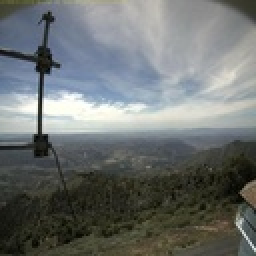
%> input picture Matlab XCSLBP Test/Sample2/bh-w-mobo-c__2019-06-10T13;24;16.jpg, 128 x 128 px, shrunk from 416 x 416 before the run (shown 2 times larger); its folder holds only this picture in this run
$ octave XCSLBP_test1.m   (GNU Octave 9; MATLAB toolbox functions it lacks are replaced by stand-ins)
%> lines starting %> are read from the running program, lines starting %| are printed output that depends on the picture
### Matlab XCSLBP Test/XCSLBP.m
function XCSLBP= XCSLBP(VolData, FxRadius, FyRadius, NeighborPoints, BorderLength)

%  This function is to compute the XCSLBP features
%  Reference:
%  Caroline Silva, Thierry Bouwmans, Carl Fr?licot, "An eXtended Center-Symmetric Local Binary Pattern
%  for Background Modeling and Subtraction in Videos," International
%  Conference on Computer Vision Theory and Applications (VISAPP),
%  March 2015, 1-8.
%
%  Copyright 2014 by Caroline Pacheco do E.Silva
%  If you have any problem, please feel free to contact Caroline Pacheco do E.Silva.
%  lolyne.pacheco@gmail.com
%% %%%%%%%%%%%%%%%%%%%%%%%%%%%%%%%%%%%%%%%%%%%%%%%%%%%%%%%%%%%%%%%%%%%%%%%%
%  Function: Running this funciton each time to compute the LBP-TOP distribution of one video sequence.
%
%  Inputs:
%
%  "VolData" keeps the grey level of all the pixels in sequences with [height][width][Length];
%       please note, all the images in one sequnces should have same size (height and weight).
%       But they don't have to be same for different sequences.
%
%  "FxRadius", "FyRadius" and "TInterval" are the radii parameter along X, Y and T axis; They can be 1, 2, 3 and 4. "1" and "3" are recommended.
%  Pay attention to "TInterval". "TInterval * 2 + 1" should be smaller than the length of the input sequence "Length". For example, if one sequence includes seven frames, and you set TInterval to three, only the pixels in the frame 4 would be considered as central pixel and computed to get the LBP-TOP feature.
%
%
%  "NeighborPoints" is the number of the neighboring points
%      in XY plane, XT plane and YT plane; They can be 4, 8, 16 and 24. "8"
%      is a good option. For example, NeighborPoints = [8 8 8];
%
%  Output:
%
%  "Histogram": keeps LBP-TOP distribution of all the pixels in the current frame with [3][dim];
%      here, "3" deote the three planes of LBP-TOP, i.e., XY, XZ and YZ planes.
%      Each value of Histogram[i][j] is between [0,1]

%%
[height, width] = size(VolData);

XYNeighborPoints = NeighborPoints(1);

%%
if XYNeighborPoints<=8
  outClass='uint8';
elseif XYNeighborPoints>8 && XYNeighborPoints<=16
   outClass='uint16';
elseif XYNeighborPoints>16 && XYNeighborPoints<=32
   outClass='uint32';
elseif XYNeighborPoints>32 && XYNeighborPoints<=64
   outClass='uint64';
else
   outClass='double';
end

%%
    % normal code
    nDim = 2^(NeighborPoints(1)/2);
    Histogram = zeros(1, nDim);

XCSLBP =zeros([height width], outClass);

        for yc = BorderLength + 1 : height - BorderLength

            for xc = BorderLength + 1 : width - BorderLength

                CenterVal = VolData(yc, xc);
                %% In XY plane
                BasicLBP = 0;
                FeaBin = 0;
                contXY = 1;
                vXYneighbor = zeros(1,8);
              % filtDimsR = [3, 3];

                % stores the neighbors in a vector
                for p = 0 : XYNeighborPoints - 1
                     X = floor(xc + FxRadius * cos((2 * pi * p) / XYNeighborPoints) + 0.5);
                     Y = floor(yc - FyRadius * sin((2 * pi * p) / XYNeighborPoints) + 0.5);
                     vXYneighbor(1, contXY) = VolData(Y, X);
                     contXY = contXY + 1;
                end

                % loop to calculate CS-LDP
                for kXY = 1: 4

                    if kXY == 1
                    p1XY =  vXYneighbor(1) - vXYneighbor(5);
                    pXY =   vXYneighbor(1) - CenterVal;
                    pcXY =  vXYneighbor(5) - CenterVal;

                    end

                    if kXY == 2
                    p1XY =  vXYneighbor(8) - vXYneighbor(4);
                    pXY =   vXYneighbor(3) - CenterVal;
                    pcXY =  vXYneighbor(7) - CenterVal;

                    end

                    if kXY == 3
                    p1XY =  vXYneighbor(7) - vXYneighbor(3);
                    pXY =   vXYneighbor(2) - CenterVal;
                    pcXY =  vXYneighbor(6) - CenterVal;

                    end

                    if kXY == 4
                    p1XY =  vXYneighbor(6) - vXYneighbor(2);
                    pXY =   vXYneighbor(4) - CenterVal;
                    pcXY =  vXYneighbor(8) - CenterVal;

                    end

                   CurrentVal = (p1XY + CenterVal) + (pXY*pcXY);

                   if CurrentVal <=0
                        BasicLBP = BasicLBP + 2 ^ FeaBin;
                   end
                   FeaBin = FeaBin + 1;
                end

                XCSLBP(yc, xc)=cast(BasicLBP,  outClass);

                    Histogram(1, BasicLBP + 1) = Histogram(1, BasicLBP + 1) + 1;

            end
        end
%% crop the margins resulting from zero padding
%     XCSLBP=XCSLBP(( filtDimsR(1)+1 ):( end-filtDimsR(1) ),...
%      ( filtDimsR(2)+1 ):( end-filtDimsR(2)));

%% normalization
for j = 1 : 1
    Histogram(j, :) = Histogram(j, :)./sum(Histogram(j, :));
end

### Matlab XCSLBP Test/compute_similarity.m
%% [K] = compute_similarity(I,J)
%
function [K] = compute_similarity(I,J)
  K = zeros(size(I));

  for m = 1:size(I,1)
    for n = 1:size(I,2)
      pI = (I(m,n));
      pJ = (J(m,n));
      pS = 1;

      if(pI < pJ)
        pS = (pI/pJ);
      end

      if(pI > pJ)
        pS = (pJ/pI);
      end

      K(m,n) = pS;
    end
  end
end

### Matlab XCSLBP Test/XCSLBP_test1.m
%given a preselected image sequence, compute XCSLBP and similarity images

%Based on AdaptiveBackgroundLearning.m

%result- base of the smoke is slightly noticable, texture image and
%similarity image (between background and LBP)

%does not seem like its better than just using LBP texture

addpath('../')
clear; clc;

%loc = fullfile('C:\Users\jusfo\Desktop\Thesis B\Matlab XCSLBP Test\Sample'); %smoke images
loc = fullfile('C:\Users\jusfo\Desktop\Thesis B\Matlab XCSLBP Test\Sample2'); %smoke images
addpath(loc);
files = dir(loc); % for some reason there are '.' and '..' files
folderSize = size(files,1);

alpha = 0.05;
for k = 3:1:folderSize
    disp(['Processing frame: ' num2str(k-2)]);
    I = imread(files(k).name);
%> I is the input picture: size 128x128x3 uint8; mean R, G, B 109, 113.4, 112.4
    I = rgb2gray(I);
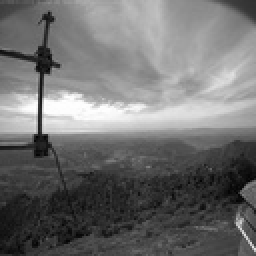
%> I: size 128x128 uint8 (shown 2 times larger); min 2, max 255, mean 112
    I = imadjust(I);
    I = double(I);
%> I: size 128x128 double


    %XCS-LBP parameters
    FxRadius = 1;
    FyRadius = 1;
    TInterval = 2;
    TimeLength = 2;
    BorderLength = 1;
    NeighborPoints = [8 8 8]; % XY, XT, and YT planes, respectively
    nDim = 2 ^ (NeighborPoints(1));  %dimensionality of basic XC-LBP

    %adaptive background
    if k == 3
        B = I;
    else
        B = alpha * I + (1-alpha) * B;
    end

    Blbp = XCSLBP(B, FxRadius, FyRadius, NeighborPoints, BorderLength);
%> after the loop in XCSLBP, `for yc = BorderLength + 1 : height - BorderLength`:
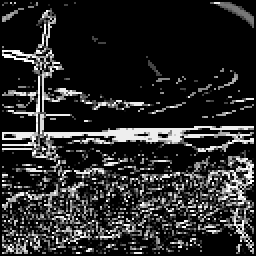
%> XCSLBP: size 128x128 uint8 (shown 2 times larger); min 0, max 15, mean 2.44; drawn with min black and max white
%> after the loop in XCSLBP, `for yc = BorderLength + 1 : height - BorderLength`: Histogram = [10807 423 515 117 583 162 348 167 605 159 410 185 159 161 803 272]; p1XY = -108; pXY = 5; pcXY = -6; vXYneighbor = [90 183 79 78 79 75 69 67]
%> after the loop in XCSLBP, `for j = 1 : 1`: Histogram = [0.681 0.0266 0.0324 0.00737 0.0367 0.0102 0.0219 0.0105 0.0381 0.01 0.0258 0.0117 0.01 0.0101 0.0506 0.0171]
    Blbp = Blbp*(255/16);

    FLDP = XCSLBP(I, FxRadius, FyRadius, NeighborPoints, BorderLength);
    FLDP = FLDP*(255/16);

    K = compute_similarity(FLDP,Blbp);
%> after the loop in compute_similarity, `for m = 1:size(I,1)`: K: size 128x128 double; every value is 1
    F = (K < 0.5);
%> F: size 128x128 logical; every value is 0
    F = medfilt2(F);

    h1 = figure(1);
    subplot(1,4,1), imshow(I,[],'InitialMagnification','fit'), title('Input');
    subplot(1,4,2), imshow(Blbp,[],'InitialMagnification','fit'), title('XCSLBP Background');
    %subplot(1,4,2), imshow(B,[],'InitialMagnification','fit'), title('B Background');
    subplot(1,4,3), imshow(FLDP,[],'InitialMagnification','fit'), title('XCSLBP Input');
    subplot(1,4,4), imshow(F,[],'InitialMagnification','fit'), title('Similarity');
    pause(0.1);
end
disp('Finished');
